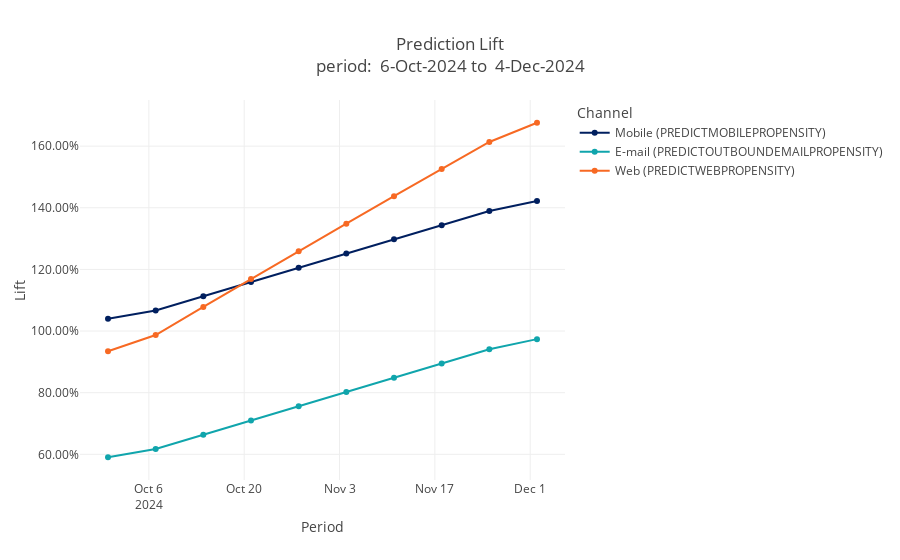

Notebook code for this chart:
### Code cell
prediction.plot.lift_trend("1w")#, return_df=True).collect()

### Figure 1 — Plotly figure (JSON) as saved in the notebook; plotly's stock layout.template omitted (floating-point values rounded to 4 significant figures)
{"data": [{"hovertemplate": "Prediction=Mobile (PREDICTMOBILEPROPENSITY)<br>Period=%{x}<br>Lift=%{y}<extra></extra>", "legendgroup": "Mobile (PREDICTMOBILEPROPENSITY)", "line": {"color": "#001F5F", "dash": "solid"}, "marker": {"symbol": "circle"}, "mode": "lines+markers", "name": "Mobile (PREDICTMOBILEPROPENSITY)", "orientation": "v", "showlegend": true, "type": "scatter", "x": ["2024-09-30T00:00:00", "2024-10-07T00:00:00", "2024-10-14T00:00:00", "2024-10-21T00:00:00", "2024-10-28T00:00:00", "2024-11-04T00:00:00", "2024-11-11T00:00:00", "2024-11-18T00:00:00", "2024-11-25T00:00:00", "2024-12-02T00:00:00"], "xaxis": "x", "y": [1.04, 1.067, 1.113, 1.159, 1.205, 1.252, 1.298, 1.343, 1.389, 1.422], "yaxis": "y"}, {"hovertemplate": "Prediction=E-mail (PREDICTOUTBOUNDEMAILPROPENSITY)<br>Period=%{x}<br>Lift=%{y}<extra></extra>", "legendgroup": "E-mail (PREDICTOUTBOUNDEMAILPROPENSITY)", "line": {"color": "#10A5AC", "dash": "solid"}, "marker": {"symbol": "circle"}, "mode": "lines+markers", "name": "E-mail (PREDICTOUTBOUNDEMAILPROPENSITY)", "orientation": "v", "showlegend": true, "type": "scatter", "x": ["2024-09-30T00:00:00", "2024-10-07T00:00:00", "2024-10-14T00:00:00", "2024-10-21T00:00:00", "2024-10-28T00:00:00", "2024-11-04T00:00:00", "2024-11-11T00:00:00", "2024-11-18T00:00:00", "2024-11-25T00:00:00", "2024-12-02T00:00:00"], "xaxis": "x", "y": [0.5906, 0.6171, 0.6635, 0.7098, 0.7561, 0.8024, 0.8486, 0.8948, 0.9409, 0.9738], "yaxis": "y"}, {"hovertemplate": "Prediction=Web (PREDICTWEBPROPENSITY)<br>Period=%{x}<br>Lift=%{y}<extra></extra>", "legendgroup": "Web (PREDICTWEBPROPENSITY)", "line": {"color": "#F76923", "dash": "solid"}, "marker": {"symbol": "circle"}, "mode": "lines+markers", "name": "Web (PREDICTWEBPROPENSITY)", "orientation": "v", "showlegend": true, "type": "scatter", "x": ["2024-09-30T00:00:00", "2024-10-07T00:00:00", "2024-10-14T00:00:00", "2024-10-21T00:00:00", "2024-10-28T00:00:00", "2024-11-04T00:00:00", "2024-11-11T00:00:00", "2024-11-18T00:00:00", "2024-11-25T00:00:00", "2024-12-02T00:00:00"], "xaxis": "x", "y": [0.9346, 0.987, 1.078, 1.169, 1.259, 1.349, 1.437, 1.526, 1.614, 1.676], "yaxis": "y"}], "layout": {"legend": {"title": {"text": "Channel"}, "tracegroupgap": 0}, "title": {"text": "Prediction Lift<br>period:  6-Oct-2024 to  4-Dec-2024"}, "xaxis": {"anchor": "y", "domain": [0, 1], "title": {"text": "Period"}}, "yaxis": {"anchor": "x", "domain": [0, 1], "tickformat": ",.2%", "title": {"text": "Lift"}}}}
